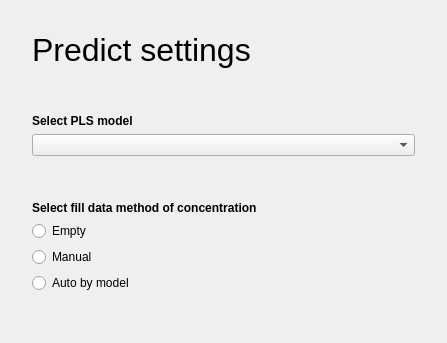
<?xml version="1.0" encoding="UTF-8"?>
<ui version="4.0">
 <class>WebDialogPlsPredictSettings</class>
 <widget class="QWidget" name="WebDialogPlsPredictSettings">
  <property name="geometry">
   <rect>
    <x>0</x>
    <y>0</y>
    <width>447</width>
    <height>343</height>
   </rect>
  </property>
  <property name="windowTitle">
   <string>Form</string>
  </property>
  <layout class="QVBoxLayout" name="verticalLayout">
   <property name="leftMargin">
    <number>32</number>
   </property>
   <property name="topMargin">
    <number>32</number>
   </property>
   <property name="rightMargin">
    <number>32</number>
   </property>
   <item>
    <layout class="QHBoxLayout" name="horizontalLayout">
     <item>
      <widget class="QLabel" name="label">
       <property name="sizePolicy">
        <sizepolicy hsizetype="Minimum" vsizetype="Minimum">
         <horstretch>0</horstretch>
         <verstretch>0</verstretch>
        </sizepolicy>
       </property>
       <property name="font">
        <font>
         <pointsize>24</pointsize>
        </font>
       </property>
       <property name="text">
        <string>Predict settings</string>
       </property>
      </widget>
     </item>
     <item>
      <spacer name="horizontalSpacer">
       <property name="orientation">
        <enum>Qt::Horizontal</enum>
       </property>
       <property name="sizeType">
        <enum>QSizePolicy::Expanding</enum>
       </property>
       <property name="sizeHint" stdset="0">
        <size>
         <width>40</width>
         <height>20</height>
        </size>
       </property>
      </spacer>
     </item>
     <item>
      <widget class="QPushButton" name="CloseButton">
       <property name="sizePolicy">
        <sizepolicy hsizetype="Maximum" vsizetype="Maximum">
         <horstretch>0</horstretch>
         <verstretch>0</verstretch>
        </sizepolicy>
       </property>
       <property name="minimumSize">
        <size>
         <width>16</width>
         <height>16</height>
        </size>
       </property>
       <property name="maximumSize">
        <size>
         <width>16</width>
         <height>16</height>
        </size>
       </property>
       <property name="text">
        <string/>
       </property>
       <property name="icon">
        <iconset resource="../../resource.qrc">
         <normaloff>:/resource/icons/icon_cross.png</normaloff>:/resource/icons/icon_cross.png</iconset>
       </property>
       <property name="flat">
        <bool>true</bool>
       </property>
      </widget>
     </item>
    </layout>
   </item>
   <item>
    <spacer name="verticalSpacer">
     <property name="orientation">
      <enum>Qt::Vertical</enum>
     </property>
     <property name="sizeHint" stdset="0">
      <size>
       <width>20</width>
       <height>40</height>
      </size>
     </property>
    </spacer>
   </item>
   <item>
    <widget class="QLabel" name="label_3">
     <property name="font">
      <font>
       <bold>true</bold>
      </font>
     </property>
     <property name="text">
      <string>Select PLS model</string>
     </property>
    </widget>
   </item>
   <item>
    <widget class="QComboBox" name="PlsModelComboBox"/>
   </item>
   <item>
    <spacer name="verticalSpacer_2">
     <property name="orientation">
      <enum>Qt::Vertical</enum>
     </property>
     <property name="sizeHint" stdset="0">
      <size>
       <width>20</width>
       <height>24</height>
      </size>
     </property>
    </spacer>
   </item>
   <item>
    <widget class="QLabel" name="label_2">
     <property name="font">
      <font>
       <bold>true</bold>
      </font>
     </property>
     <property name="text">
      <string>Select fill data method of concentration</string>
     </property>
    </widget>
   </item>
   <item>
    <widget class="QRadioButton" name="EmptyRadioButton">
     <property name="text">
      <string>Empty</string>
     </property>
    </widget>
   </item>
   <item>
    <widget class="QRadioButton" name="ManualRadioButton">
     <property name="text">
      <string>Manual</string>
     </property>
    </widget>
   </item>
   <item>
    <widget class="QRadioButton" name="AutoRadioButton">
     <property name="text">
      <string>Auto by model</string>
     </property>
    </widget>
   </item>
   <item>
    <spacer name="verticalSpacer_3">
     <property name="orientation">
      <enum>Qt::Vertical</enum>
     </property>
     <property name="sizeHint" stdset="0">
      <size>
       <width>20</width>
       <height>24</height>
      </size>
     </property>
    </spacer>
   </item>
  </layout>
 </widget>
 <resources>
  <include location="../../resource.qrc"/>
 </resources>
 <connections/>
</ui>
